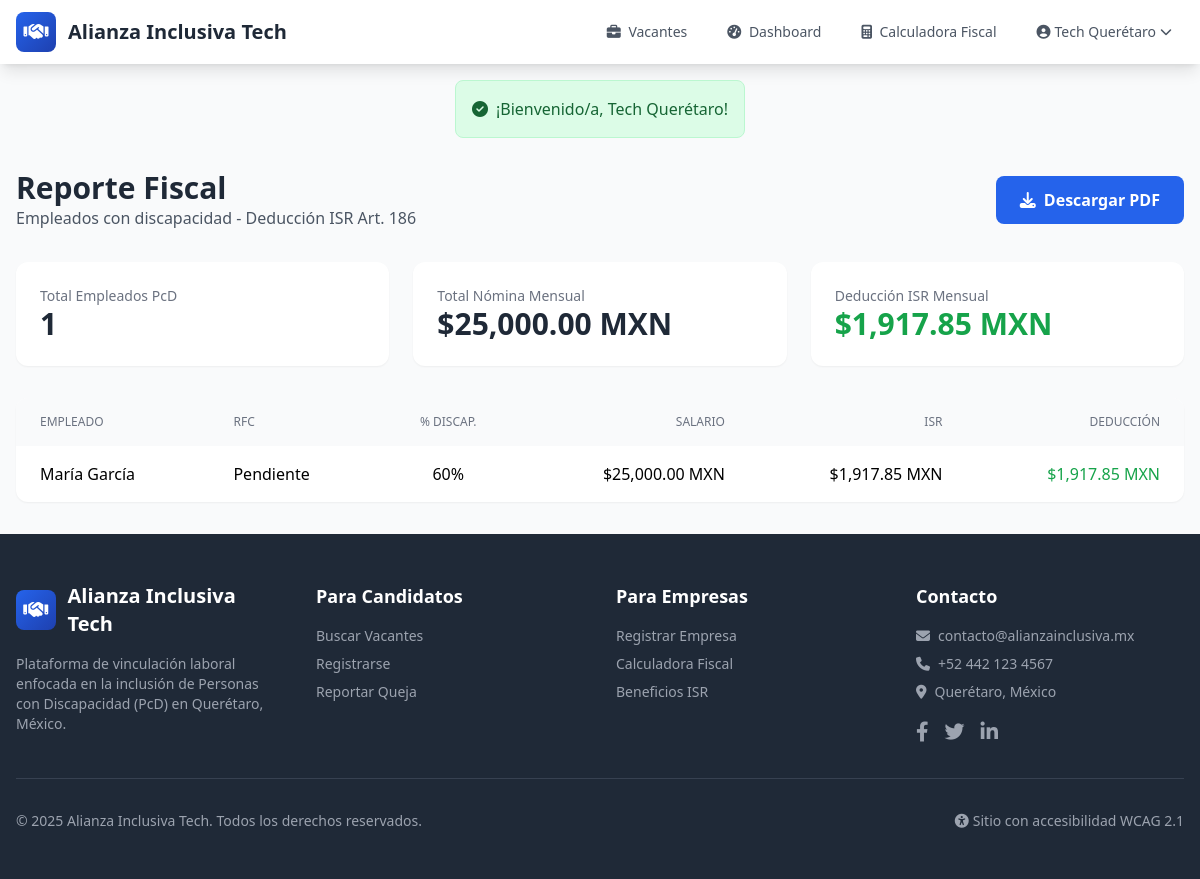
The page /fiscal/reporte (signed in) on the database its author committed.
### tables this page shows
CREATE TABLE empresas (
    id INT AUTO_INCREMENT PRIMARY KEY,
    usuario_id INT NOT NULL,
    razon_social VARCHAR(255) NOT NULL,
    rfc VARCHAR(13) NOT NULL,
    nombre_comercial VARCHAR(255) NULL,
    direccion_fiscal TEXT NOT NULL,
    colonia VARCHAR(150) NULL,
    municipio VARCHAR(100) NOT NULL,
    estado VARCHAR(100) DEFAULT 'Querétaro',
    codigo_postal VARCHAR(10) NOT NULL,
    sector_industrial VARCHAR(100) NOT NULL,
    tamano_empresa ENUM('micro', 'pequena', 'mediana', 'grande') DEFAULT 'pequena',
    telefono VARCHAR(20) NULL,
    sitio_web VARCHAR(255) NULL,
    logo VARCHAR(255) NULL,
    descripcion TEXT NULL,
    verificada TINYINT(1) DEFAULT 0,
    fecha_creacion DATETIME DEFAULT CURRENT_TIMESTAMP,
    fecha_actualizacion DATETIME DEFAULT CURRENT_TIMESTAMP ON UPDATE CURRENT_TIMESTAMP,
    FOREIGN KEY (usuario_id) REFERENCES usuarios(id) ON DELETE CASCADE,
    INDEX idx_rfc (rfc),
    INDEX idx_municipio (municipio)
);

CREATE TABLE contrataciones (
    id INT AUTO_INCREMENT PRIMARY KEY,
    empresa_id INT NOT NULL,
    candidato_id INT NOT NULL,
    vacante_id INT NULL,
    fecha_contratacion DATE NOT NULL,
    fecha_baja DATE NULL,
    salario_bruto DECIMAL(10,2) NOT NULL,
    tipo_contrato ENUM('indefinido', 'temporal', 'practicas') DEFAULT 'indefinido',
    porcentaje_discapacidad INT DEFAULT 30,
    deduccion_isr_mensual DECIMAL(10,2) DEFAULT 0,
    activo TINYINT(1) DEFAULT 1,
    notas TEXT NULL,
    fecha_creacion DATETIME DEFAULT CURRENT_TIMESTAMP,
    fecha_actualizacion DATETIME DEFAULT CURRENT_TIMESTAMP ON UPDATE CURRENT_TIMESTAMP,
    FOREIGN KEY (empresa_id) REFERENCES empresas(id) ON DELETE CASCADE,
    FOREIGN KEY (candidato_id) REFERENCES candidatos(id) ON DELETE CASCADE,
    FOREIGN KEY (vacante_id) REFERENCES vacantes(id) ON DELETE SET NULL,
    INDEX idx_empresa (empresa_id),
    INDEX idx_activo (activo)
);

CREATE TABLE candidatos (
    id INT AUTO_INCREMENT PRIMARY KEY,
    usuario_id INT NOT NULL,
    nombre VARCHAR(100) NOT NULL,
    apellido_paterno VARCHAR(100) NOT NULL,
    apellido_materno VARCHAR(100) NULL,
    fecha_nacimiento DATE NOT NULL,
    curp VARCHAR(18) NULL,
    rfc VARCHAR(13) NULL,
    telefono VARCHAR(20) NULL,
    direccion TEXT NULL,
    colonia VARCHAR(150) NULL,
    municipio VARCHAR(100) DEFAULT 'Querétaro',
    estado VARCHAR(100) DEFAULT 'Querétaro',
    codigo_postal VARCHAR(10) NULL,
    tipo_discapacidad ENUM('motriz', 'visual', 'auditiva', 'neurodivergente', 'multiple', 'otra') NOT NULL,
    descripcion_discapacidad TEXT NULL,
    porcentaje_discapacidad INT DEFAULT 0,
    certificado_discapacidad VARCHAR(255) NULL,
    certificado_verificado TINYINT(1) DEFAULT 0,
    fecha_verificacion DATETIME NULL,
    dispositivos_apoyo TEXT NULL COMMENT 'JSON array de dispositivos requeridos',
    necesidades_accesibilidad TEXT NULL COMMENT 'JSON array de necesidades',
    nivel_estudios ENUM('primaria', 'secundaria', 'preparatoria', 'tecnico', 'licenciatura', 'posgrado') NULL,
    experiencia_anos INT DEFAULT 0,
    habilidades TEXT NULL,
    curriculum_pdf VARCHAR(255) NULL,
    disponibilidad ENUM('inmediata', '15_dias', '1_mes', 'otro') DEFAULT 'inmediata',
    expectativa_salarial DECIMAL(10,2) NULL,
    foto VARCHAR(255) NULL,
    activo_busqueda TINYINT(1) DEFAULT 1,
    fecha_creacion DATETIME DEFAULT CURRENT_TIMESTAMP,
    fecha_actualizacion DATETIME DEFAULT CURRENT_TIMESTAMP ON UPDATE CURRENT_TIMESTAMP,
    FOREIGN KEY (usuario_id) REFERENCES usuarios(id) ON DELETE CASCADE,
    INDEX idx_tipo_discapacidad (tipo_discapacidad),
    INDEX idx_municipio (municipio),
    INDEX idx_activo_busqueda (activo_busqueda)
);

### app/views/fiscal/reporte.php (the view, shortened to what the rows shown need)
<div class="py-8 px-4">
    <div class="max-w-7xl mx-auto">
        <div class="flex justify-between items-center mb-8">
            <div>
                <h1 class="text-3xl font-bold text-gray-800">Reporte Fiscal</h1>
            </div>
        </div>
        <?php if (empty($contrataciones)): ?>
        <div class="bg-white rounded-xl p-12 text-center">
            <i class="fas fa-users text-gray-300 text-5xl mb-4"></i>
            <p class="text-gray-500">No hay contrataciones registradas</p>
        </div>
        <?php else: ?>
        <div class="bg-white rounded-xl shadow-sm overflow-hidden">
            <table class="w-full">
                <thead class="bg-gray-50">
                    <tr>
                        <th class="px-6 py-4 text-left text-xs font-medium text-gray-500 uppercase">Empleado</th>
                        <th class="px-6 py-4 text-left text-xs font-medium text-gray-500 uppercase">RFC</th>
                        <th class="px-6 py-4 text-center text-xs font-medium text-gray-500 uppercase">% Discap.</th>
                        <th class="px-6 py-4 text-right text-xs font-medium text-gray-500 uppercase">Salario</th>
                        <th class="px-6 py-4 text-right text-xs font-medium text-gray-500 uppercase">ISR</th>
                        <th class="px-6 py-4 text-right text-xs font-medium text-gray-500 uppercase">Deducción</th>
                    </tr>
                </thead>
                <tbody class="divide-y">
                    <?php foreach ($contrataciones as $c):
                        $calc = calcularDeduccionISR($c['salario_bruto'], $c['porcentaje_discapacidad']);
                    ?>
                    <tr>
                        <td class="px-6 py-4"><?= htmlspecialchars($c['nombre'] . ' ' . $c['apellido_paterno']) ?></td>
                        <td class="px-6 py-4"><?= htmlspecialchars($c['candidato_rfc'] ?? 'Pendiente') ?></td>
                        <td class="px-6 py-4 text-center"><?= $c['porcentaje_discapacidad'] ?>%</td>
                        <td class="px-6 py-4 text-right"><?= formatoMoneda($c['salario_bruto']) ?></td>
                        <td class="px-6 py-4 text-right"><?= formatoMoneda($calc['isr_retenido']) ?></td>
                        <td class="px-6 py-4 text-right text-green-600 font-medium"><?= formatoMoneda($calc['deduccion']) ?></td>
                    </tr>
                    <?php endforeach; ?>
                </tbody>
            </table>
        </div>
        <?php endif; ?>
    </div>
</div>

### app/views/layouts/header.php (shortened to what the rows shown need)
<!DOCTYPE html>
<html lang="es">
<head>
    <script src="https://cdn.tailwindcss.com"></script>
    <link href="https://cdn.jsdelivr.net/npm/fullcalendar@5.11.3/main.min.css" rel="stylesheet">
    <link rel="stylesheet" href="https://cdnjs.cloudflare.com/ajax/libs/font-awesome/6.4.0/css/all.min.css">
</head>
<body class="bg-gray-50 min-h-screen flex flex-col">
    <nav class="bg-white shadow-lg" role="navigation" aria-label="Navegación principal">
        <div class="max-w-7xl mx-auto px-4">
            <div class="flex justify-between h-16">
                <div class="hidden md:flex items-center space-x-4">
                    <?php if (isLoggedIn()): ?>
                        <?php $user = getCurrentUser(); ?>
                        <?php if ($user['tipo'] === 'empresa'): ?>
                            <a href="<?= BASE_URL ?>/empresa/dashboard" class="text-gray-600 hover:text-primary px-3 py-2 rounded-md text-sm font-medium transition">
                                <i class="fas fa-tachometer-alt mr-1"></i> Dashboard
                            </a>
                            <a href="<?= BASE_URL ?>/fiscal/calculadora" class="text-gray-600 hover:text-primary px-3 py-2 rounded-md text-sm font-medium transition">
                                <i class="fas fa-calculator mr-1"></i> Calculadora Fiscal
                            </a>
                        <?php elseif ($user['tipo'] === 'admin'): ?>
                            <a href="<?= BASE_URL ?>/admin/dashboard" class="text-gray-600 hover:text-primary px-3 py-2 rounded-md text-sm font-medium transition">
                                <i class="fas fa-cog mr-1"></i> Administración
                            </a>
                        <?php endif; ?>
                        <div class="relative group">
                            <button class="flex items-center text-gray-600 hover:text-primary px-3 py-2 rounded-md text-sm font-medium transition">
                                <i class="fas fa-user-circle mr-1"></i>
                                <?= htmlspecialchars($user['nombre']) ?>
                                <i class="fas fa-chevron-down ml-1 text-xs"></i>
                            </button>
                        </div>
                    <?php endif; ?>
                </div>
            </div>
        </div>
    </nav>
    <main id="main-content" class="flex-grow">

### rows shown on the page
empresas: nombre_comercial "Tech Querétaro"
contrataciones: candidato.apellido_paterno "María García", candidato.rfc "Pendiente", candidato.porcentaje_discapacidad "60", salario_bruto "$25,000.00 MXN", salario_bruto.porcentaje_discapacidad "$1,917.85 MXN"

### other values the page prints
$sitioNombre "Alianza Inclusiva Tech"
$flash['mensaje'] "¡Bienvenido/a, Tech Querétaro!"
count($contrataciones) "1"
formatoMoneda($totales['total_salarios']) "$25,000.00 MXN"
formatoMoneda($totales['total_deduccion']) "$1,917.85 MXN"
SITE_NAME "Alianza Inclusiva Tech"
SITE_CONTACT_EMAIL "contacto@alianzainclusiva.mx"
SITE_CONTACT_PHONE "+52 442 123 4567"
